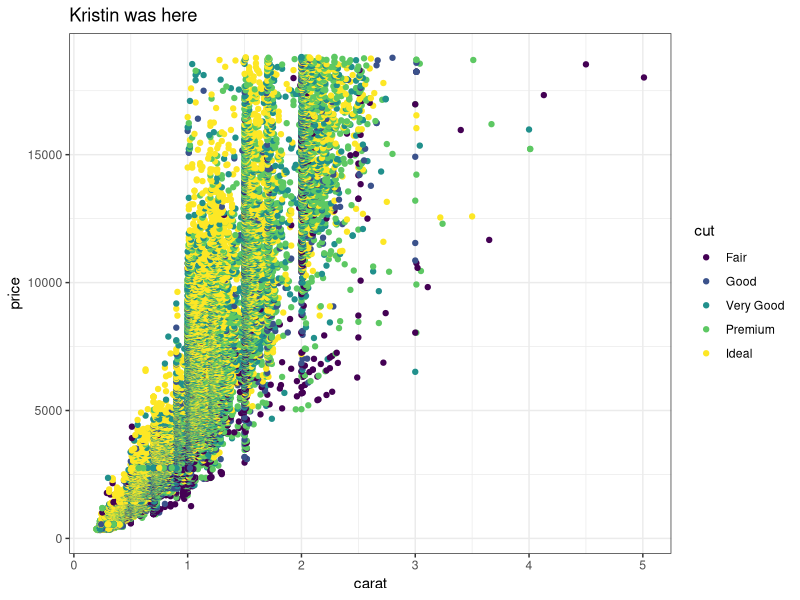
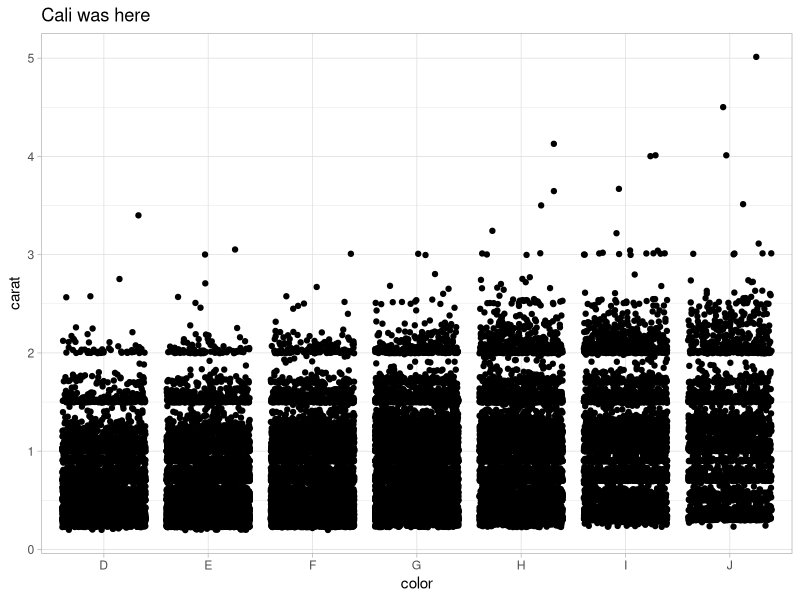
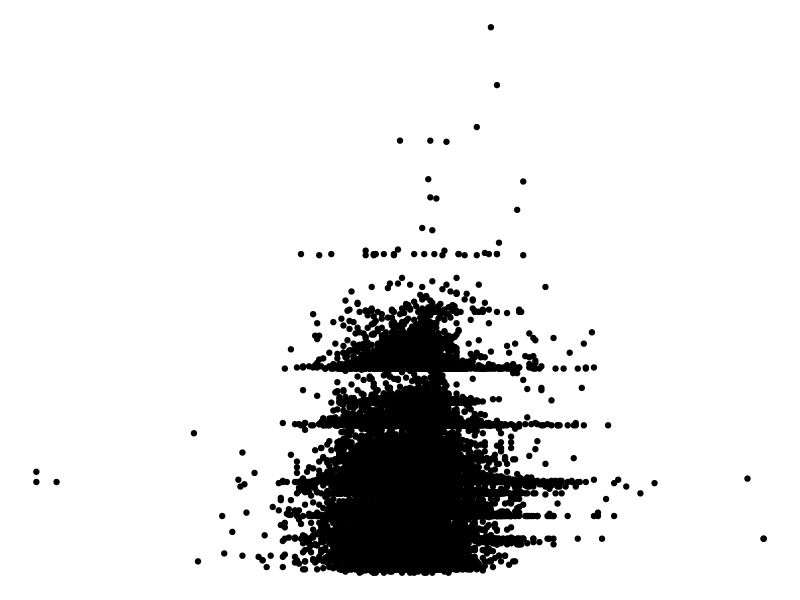

Write the R code that produced these figures, in order.
## ---- chunk 1
knitr::opts_chunk$set(echo = TRUE)
library(tidyverse)
## ---- chunk 2
# Partner 1: 
# Run the code below to see the original graph
# Change the code below to make the point color change based on 'cut', and update the theme to theme_bw(). Update the title to include your first name. 

ggplot(data = diamonds, aes(x = carat, y = price)) +
  geom_point(aes(colour = cut)) +
  theme_bw() +
  labs(title = "Kristin was here")
## ---- chunk 3
# Partner 2: Cali 
# Run the code below to see the original graph
# Change the code below to make the geom a geom_jitter, and update the theme to theme_light. Update the title to include your first name. 

ggplot(data = diamonds, aes(x = color, y = carat)) +
  geom_jitter() +
  theme_light() +
  labs(title = "Cali was here")
## ---- chunk 4
ggplot(data = diamonds, aes(x = depth, y = carat)) +
  geom_point() +
  theme_void()
## ---- chunk 5
